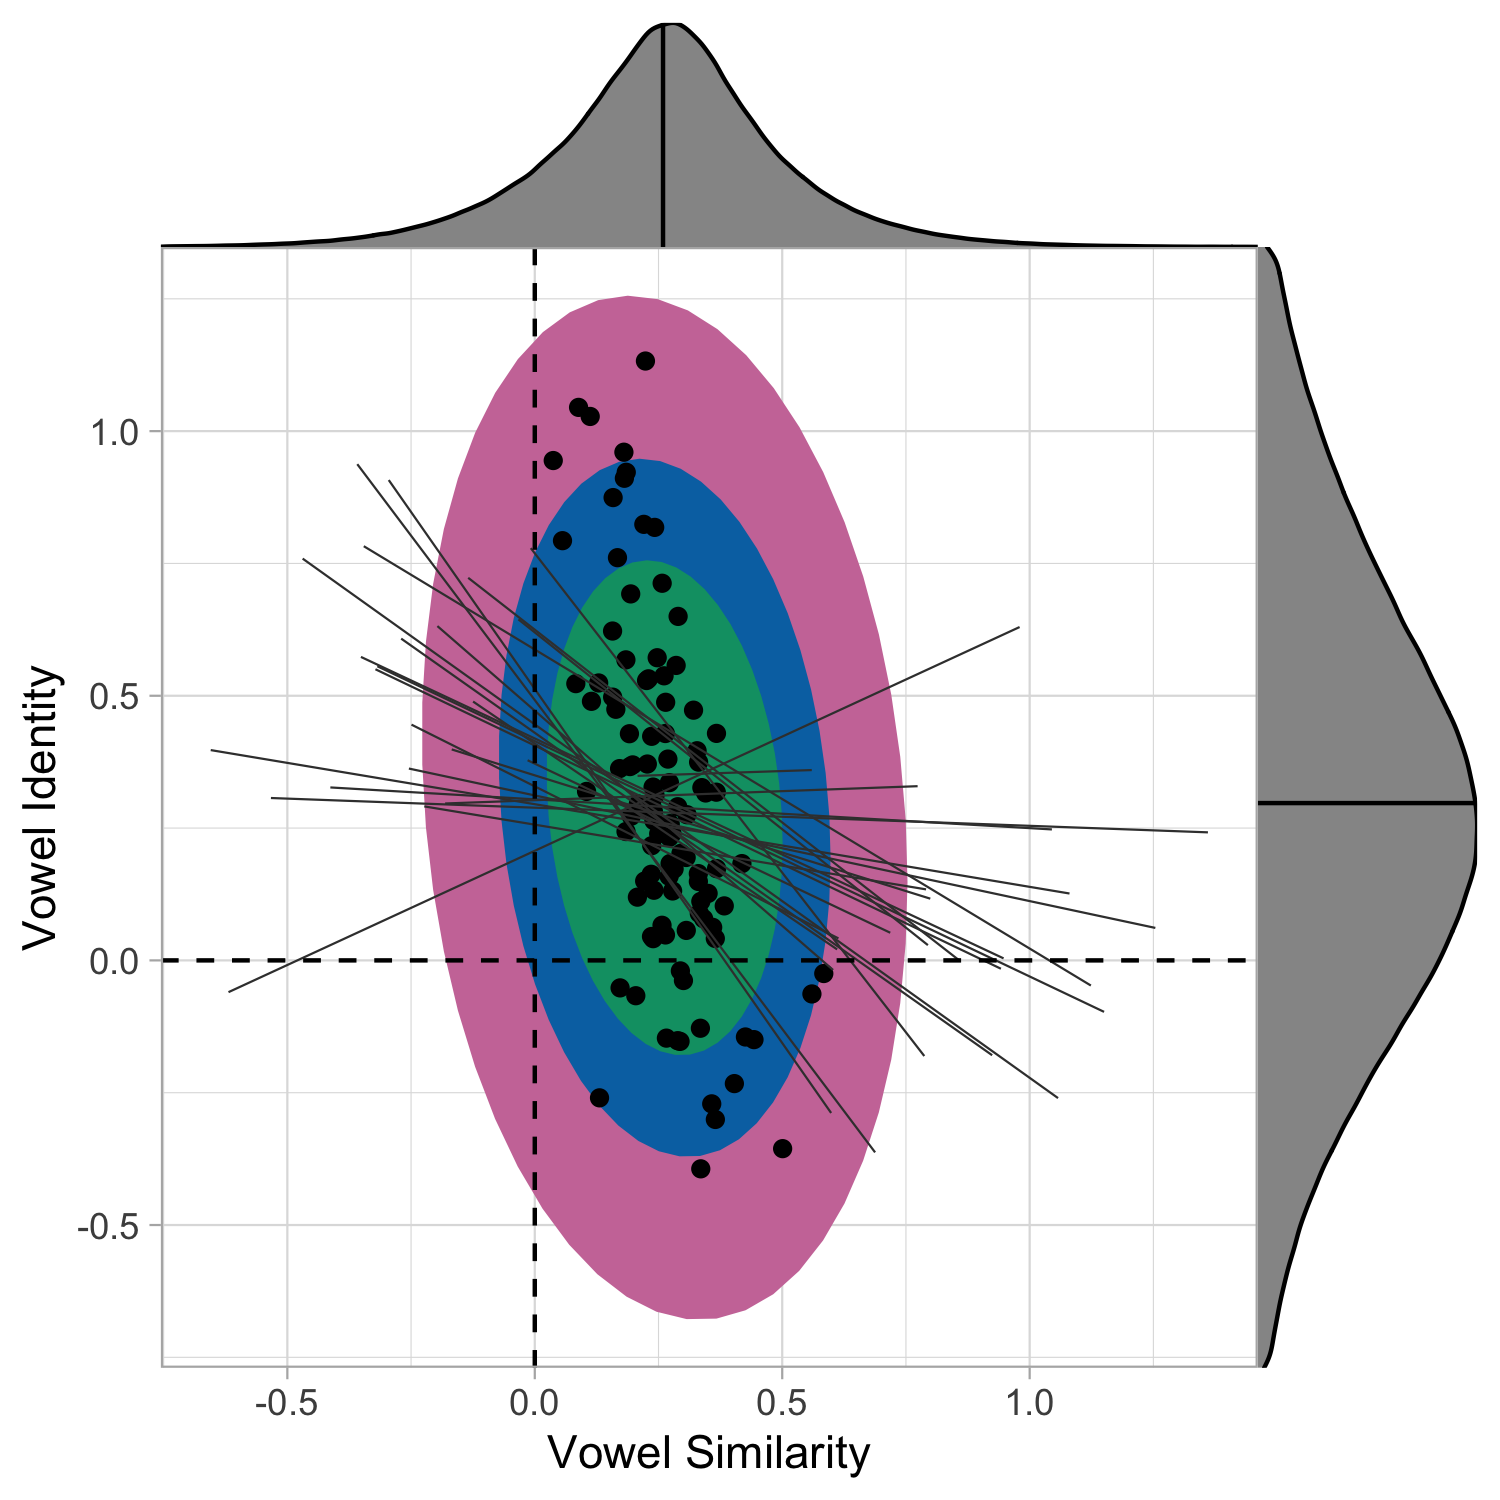

R code for this plot:
library(brms)
library(tidyverse)
library(tidybayes)
library(cowplot)


model <- readRDS('r/models/5-3-non-adj-nc/model.rds')

draws <- model %>% spread_draws(
  r_language__paircount[language, term],
  r_language__paircountv[language, term],
  b_paircount_sim_new,
  b_paircountv_sim_new,
  b_paircount_ident_new,
  b_paircountv_ident_new
)

draws$c_sim <- draws$r_language__paircount + draws$b_paircount_sim_new
draws$v_sim <- draws$r_language__paircountv + draws$b_paircountv_sim_new
draws$c_ident <- draws$r_language__paircount + draws$b_paircount_ident_new
draws$v_ident <- draws$r_language__paircountv + draws$b_paircountv_ident_new

sim_intervals <- draws %>% subset(term=='sim_new') %>% median_qi(sim_coef_c=r_language__paircount + b_paircount_sim_new, sim_coef_v=r_language__paircountv + b_paircountv_sim_new)
ident_intervals <- draws %>% subset(term=='ident_new') %>% median_qi(ident_coef_c=r_language__paircount + b_paircount_ident_new, ident_coef_v=r_language__paircountv + b_paircountv_ident_new)

sim_data <- draws %>% subset(term == 'sim_new')
ident_data <- draws %>% subset(term == 'ident_new')

data <- data.frame(
  language = sim_data$language,
  c_sim = sim_data$c_sim,
  v_sim = sim_data$v_sim,
  c_ident = ident_data$c_ident,
  v_ident = ident_data$v_ident,
  .draw = sim_data$.draw
)

lang_intervals <- data %>% group_by(language) %>% median_qi(sim_coef_c=c_sim, sim_coef_v=v_sim, ident_coef_c=c_ident, ident_coef_v=v_ident)

p <- ggplot() +
  stat_ellipse(data=data, aes(x = v_sim, y = v_ident), level=0.95, fill='#CC79A7', color='#CC79A7', geom='polygon') +
  stat_ellipse(data=data, aes(x = v_sim, y = v_ident), level=0.75, fill='#0072B2', color='#0072B2', geom='polygon') +
  stat_ellipse(data=data, aes(x = v_sim, y = v_ident), level=0.5, fill='#009E73', color='#009E73', geom='polygon') +
  geom_point(data=lang_intervals, aes(x=sim_coef_v, y=ident_coef_v)) +
  geom_smooth(data=data %>% filter(.draw < 25), aes(x=v_sim, y=v_ident, group = .draw), method = "lm", se = F, size = 0.25, color='#3D3D3D') +
  geom_hline(aes(yintercept=0), lty=2, color='black') +
  geom_vline(aes(xintercept=0), lty=2, color='black') +
  labs(x="Vowel Similarity", y="Vowel Identity") +
  theme_light()

y_margin <- axis_canvas(p, axis='y') + geom_density(data=data, aes(y=v_ident), fill='#969696') + geom_hline(yintercept=mean(data$v_ident))
x_margin <- axis_canvas(p, axis='x') + geom_density(data=data, aes(x=v_sim), fill='#969696') + geom_vline(xintercept=mean(data$v_sim))

combined_plot <- insert_yaxis_grob(p, y_margin, position = "right")
combined_plot <- insert_xaxis_grob(combined_plot, x_margin, position = "top")

ggdraw(combined_plot)

ggsave('r/figures/6_nc_vowels.png', width=5, height=5, units='in')
